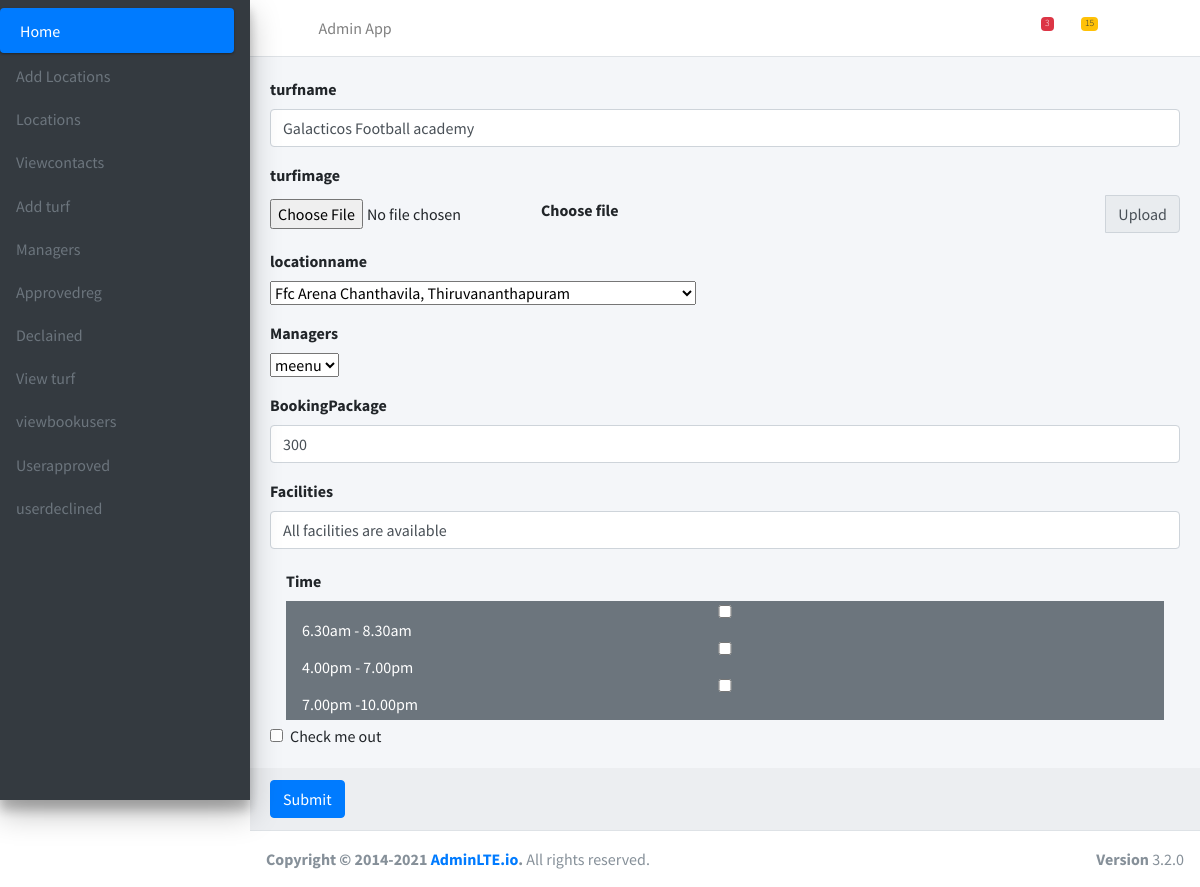
Page /edits/6 on the committed database.
### Admin/models.py (models this page shows)
class Eturf(models.Model):
    turfname=models.CharField(max_length=200)
    turfimage=models.ImageField()
    BookingPackage=models.TextField()
    Facilities=models.TextField()
    Time=models.TextField()
    manager=models.TextField(default='')
    locationname=models.TextField(default='')

### Admin/views.py (the view)
# urls.py: path('edits/<int:id>',views.edits,name='edits'),
def edits(request,id):
    data=Eturf.objects.filter(id=id)
    data1=Register.objects.filter(status=1)
    data2=location.objects.all()
    return render(request,'edit_turf.html',{'data':data,'data1':data1,'data2':data2})

### Admin/templates/edit_turf.html (shortened to what this page needs)
{% extends 'admin_index.html' %}
{% block content %}
{% for i in data %}
<form action="{% url 'updates' id=i.id %}" method="POST">
    <div class="card-body">
      <div class="form-group">
        <label for="turfname">turfname</label>
        <input value="{{ i.turfname }}" type="text" name="turfname" class="form-control" id="turfname" placeholder="turfname">
      </div>
      <div class="form-group">
        <label for="exampleInputFile">turfimage</label>
        <div class="input-group">
          <div class="custom-file">
            <input type="file"  name="turfimage" class="file-input" id="exampleInputFile">
            <label class="file-label" for="exampleInputFile">Choose file</label>
          </div>
          <div class="input-group-append">
            <span class="input-group-text">Upload</span>
          </div>
        </div>
      </div>
      <div class="form-group">
        <label for="turf">locationname</label>
        <div class="dropdown">
            <select name="locationname">
              {% for i in data2 %}
              <option value="{{i.locationname }}"> {{ i.locationname }}</option>
              {% endfor %}
            </select>
        </div>
      </div>
      <div class="form-group">
        <label for="turf">Managers</label>
        <div class="dropdown">
            <select name="manager">
              {% for i in data1 %}
              <option value="{{i.username }}"> {{ i.username }}</option>
              {% endfor %}
            </select>
        </div>
      </div>
      <div class="form-group">
        <label for="turf">BookingPackage</label>
        <input type="text" value="{{ i.BookingPackage }}" name="BookingPackage" class="form-control" id="BookingPackage" placeholder="BookingPackage">
      </div>
      <div class="form-group">
        <label for="turf">Facilities</label>
        <input type="text" value="{{ i.Facilities }}"  name="Facilities" class="form-control" id="Facilities" placeholder="Facilities">
      </div>
      <div class="dropdown-item" data-bs-toggle="dropdown">
        <label for="turf">Time</label>
        <div class="dropdown-item m-0 bg-secondary rounded-0">
            <input type="checkbox" name="Time" class="dropdown-item">6.30am - 8.30am</a>
            <input type="checkbox" name="Time" class="dropdown-item">4.00pm - 7.00pm</a>
            <input type="checkbox" name="Time" class="dropdown-item">7.00pm -10.00pm</a>
        </div>
      </div>
      <div class="form-check">
        <input type="checkbox" class="form-check-input" id="exampleCheck1">
        <label class="form-check-label" for="exampleCheck1">Check me out</label>
      </div>
    </div>
    <div class="card-footer">
      <button type="submit" class="btn btn-primary">Submit</button>
    </div>
  </form>
  {% endfor %}
{% endblock %}

### rows in the picture
Eturf: turfname "Galacticos Football academy", BookingPackage "300", Facilities "All facilities are available"

### other values in the picture
form field locationname "Ffc Arena Chanthavila, Thiruvananthapuram"
form field manager "meenu"
